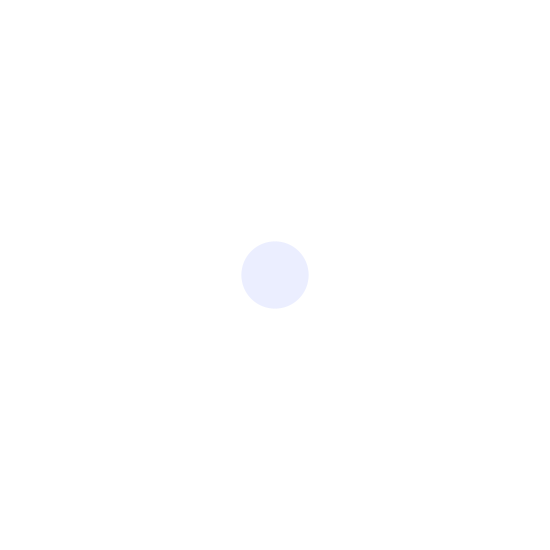
Frame 1 (no input)
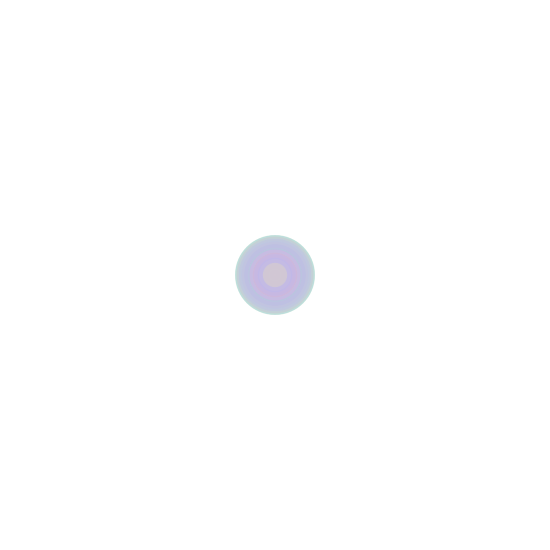
Frame 60 (the mouse pressed at the canvas centre just before this capture)
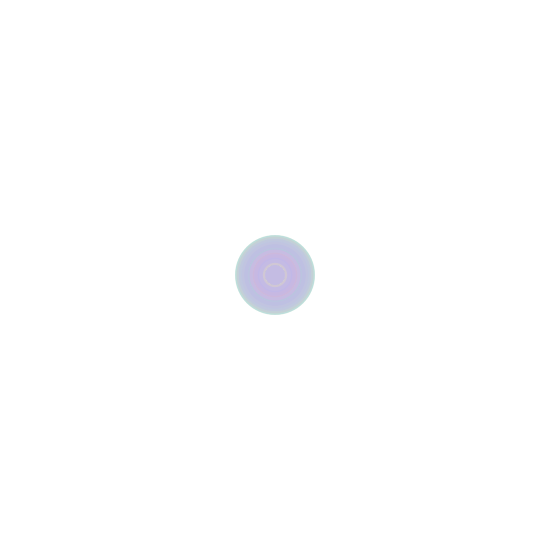
Frame 120 (the mouse held since frame 60 and released just before this capture)

The Processing sketch that drew these frames (run headless with seeded random() and noise(); from frame 60 on, the mouse is pressed at the canvas centre):

// Processing sketch: processing_98502
// ── processing_98502.pde

int counter;

void setup() {  //setup function called initially, only once
  size(550, 550);
  background(255);  //set background white
  colorMode(HSB);   //set colors to Hue, Saturation, Brightness mode
  counter = 0;
}

void draw() {  //draw function loops 
  counter++;
  noStroke();
  fill(random(255),100,255,50);
  
  if(mousePressed == true) { //add some interaction
    ellipse(mouseX, mouseY, 20, 20);
  }
  else {
    ellipse(width/2, height/2, 80*sin(counter), 80*sin(counter));
  }
}
